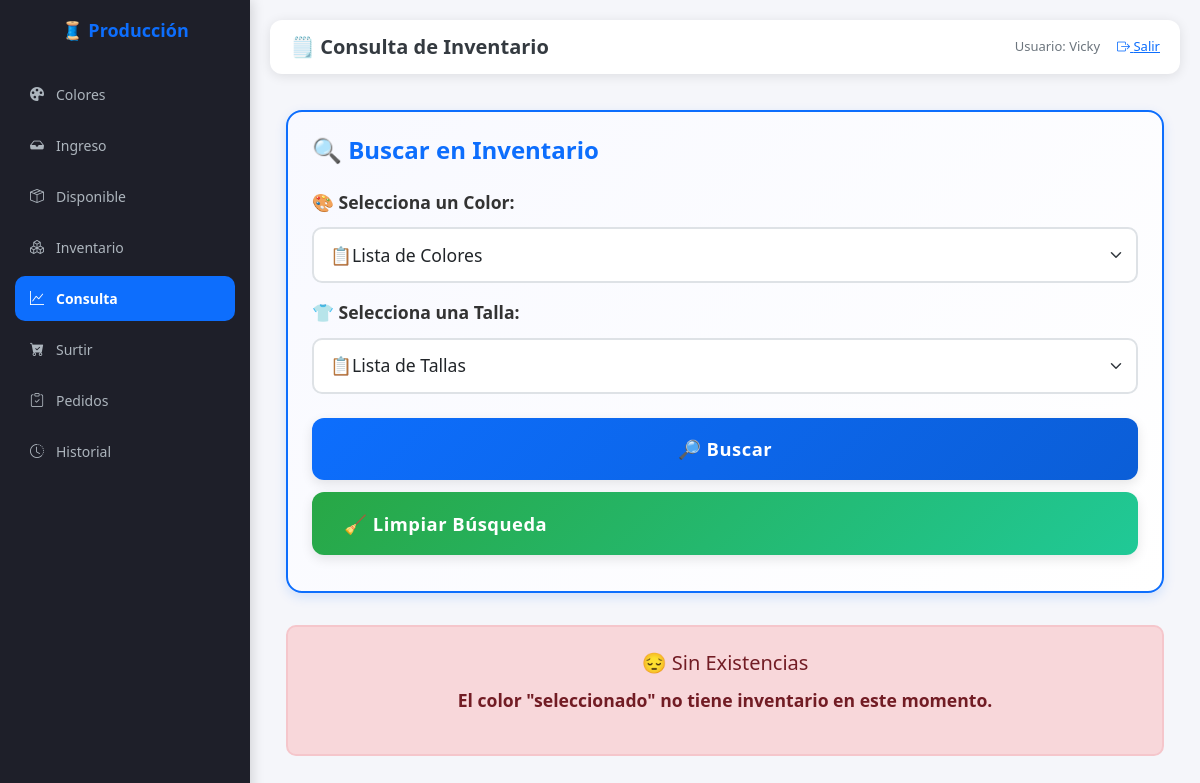
The app's page /consulta?color_id=1 (signed in), older data.
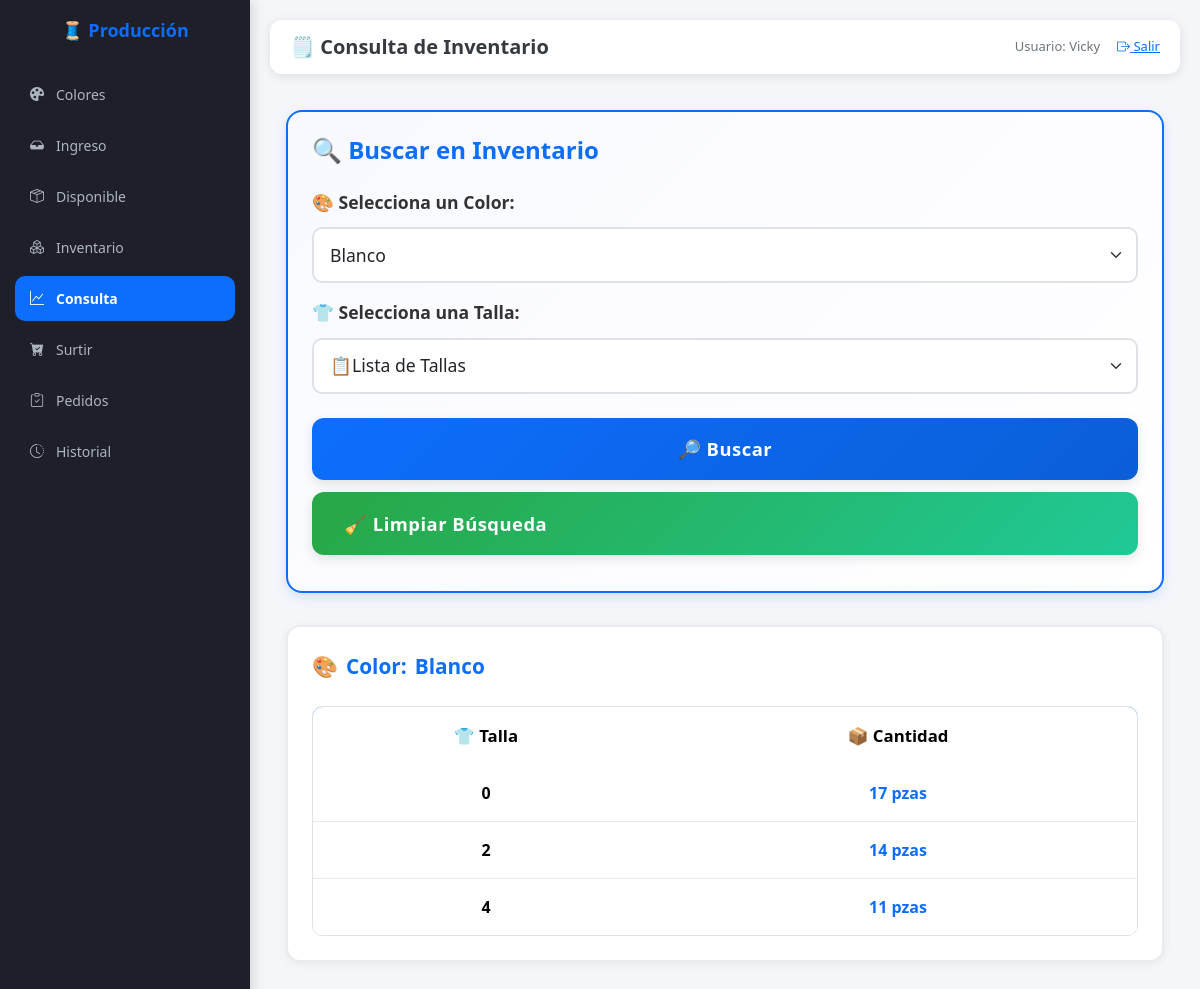
The same page, newer data.
### modelos.py (models this page shows, shortened)
class Color(db.Model):
    __tablename__ = "color"
    id = db.Column(db.Integer, primary_key=True)
    nombre = db.Column(db.String(50), unique=True, nullable=False)
    cortes = db.relationship("Corte", back_populates="color")  # 🔥 aquí
    inventarios = db.relationship("Inventario", back_populates="color")  # 🆕 aquí

class Inventario(db.Model):
    __tablename__ = "inventario"
    id = db.Column(db.Integer, primary_key=True)
    color_id = db.Column(db.Integer, db.ForeignKey("color.id"), nullable=False)
    talla_id = db.Column(db.Integer, db.ForeignKey("talla.id"), nullable=False)
    cantidad = db.Column(db.Integer, nullable=False, default=0)
    status_id = db.Column(db.Integer, db.ForeignKey("status.id"), nullable=False)
    usuario = db.Column(db.String(50), default="sistema")
    observaciones = db.Column(db.Text, nullable=True)
    fecha = db.Column(db.DateTime, default=fecha_local_tijuana, onupdate=datetime.utcnow)
    color = db.relationship("Color", back_populates="inventarios")
    talla = db.relationship("Talla")
    status = db.relationship("Status")
    movimientos = db.relationship("HistorialInventario", back_populates="inventario", cascade="all, delete-orphan")
    salidas = db.relationship("HistorialSalidas", back_populates="inventario", cascade="all, delete-orphan")

class Talla(db.Model):
    __tablename__ = "talla"
    id = db.Column(db.Integer, primary_key=True)
    nombre = db.Column(db.String(10), unique=True, nullable=False)
    costo = db.Column(db.Float, nullable=False, default=0.0)
    producciones = db.relationship("Produccion", back_populates="talla")

### app.py (the view)
@app.route("/consulta")
@login_requerido
def consulta():
    color_id = request.args.get("color_id")
    talla_id = request.args.get("talla_id")
    colores = Color.query.all()
    tallas = Talla.query.all()
    estados = Status.query.all()
    status_en_inventario = Status.query.filter_by(nombre="En_Inventario").first()
    inventarios = db.session.query(Inventario).join(Color).join(Talla).join(Status)
    inventarios = inventarios.order_by(Talla.id.asc())
    inventarios = inventarios.filter(Inventario.status_id == status_en_inventario.id, Inventario.cantidad > 0) #Estatus de "En_Inventario"
    if color_id and color_id != "":
        inventarios = inventarios.filter(Inventario.color_id == color_id)
    if talla_id and talla_id != "":
        inventarios = inventarios.filter(Inventario.talla_id == talla_id)
    inventarios = inventarios.all()
    inventarios_agrupados = {}
    for inv in inventarios:
        color = inv.color.nombre
        if color not in inventarios_agrupados:
            inventarios_agrupados[color] = []
        inventarios_agrupados[color].append(inv)
    colores_con_inventario = {inv.color_id for inv in inventarios}
    colores = [c for c in colores if c.id in colores_con_inventario]
    return render_template(
        "consulta.html",
        colores=colores,
        tallas=tallas,
        estados=estados,
        inventarios=inventarios,
        color_seleccionado=color_id,
        talla_seleccionada=talla_id, inventarios_agrupados=inventarios_agrupados,
    )

### app.py (called while the page is built)
def login_requerido(f):
    @wraps(f)
    def decorador(*args, **kwargs):
        if "usuario" not in session:
            flash("⚠️ Debes iniciar sesión para acceder a esta sección.", "warning")
            return redirect(url_for("login"))
        return f(*args, **kwargs)
    return decorador

### templates/consulta.html (shortened to what this page needs)
{% extends "base.html" %}
{% block header %}🗒️ Consulta de Inventario{% endblock %}
{% block content %}
<div class="consulta-container">
    <div class="card-filtros">
        <h3 class="filtros-titulo">
            🔍 Buscar en Inventario
        </h3>
        <form method="GET" action="{{ url_for('consulta') }}">
            <div class="mb-3">
                <label class="label-filtro">🎨 Selecciona un Color:</label>
                <select name="color_id" class="form-select select-grande">
                    <option value="">📋Lista de Colores</option>
                    {% for c in colores %}
                        <option value="{{ c.id }}" {% if color_seleccionado == c.id|string %}selected{% endif %}>
                            {{ c.nombre }}
                        </option>
                    {% endfor %}
                </select>
            </div>
            <div class="mb-3">
                <label class="label-filtro">👕 Selecciona una Talla:</label>
                <select name="talla_id" class="form-select select-grande">
                    <option value="">📋Lista de Tallas</option>
                </select>
            </div>
            <div class="mt-4">
                <button class="btn-grande btn-buscar" type="submit">
                    🔎 Buscar
                </button>
                <a href="{{ url_for('consulta') }}" class="btn-grande btn-limpiar" style="display: block;">
                    🧹 Limpiar Búsqueda
                </a>
            </div>
        </form>
    </div>
    {% if color_seleccionado and inventarios|length > 0 %}
        <div class="resultados-container">
            <div class="color-titulo">
                🎨 <strong>Color:</strong> {{ inventarios[0].color.nombre }}
            </div>
            <div class="tabla-wrapper">
                <table class="table table-hover tabla-inventario">
                    <thead>
                        <tr>
                            <th>👕 Talla</th>
                            <th>📦 Cantidad</th>
                        </tr>
                    </thead>
                    <tbody>
                        {% for inv in inventarios %}
                            <tr>
                                <td class="fw-bold">{{ inv.talla.nombre }}</td>
                                <td class="fw-bold text-primary">{{ inv.cantidad }} pzas</td>
                            </tr>
                        {% endfor %}
                    </tbody>
                </table>
            </div>
        </div>
    {% elif color_seleccionado and inventarios|length == 0 %}
        <div class="sin-resultados">
            <h5 style="margin-bottom: 0.75rem;">😔 Sin Existencias</h5>
            <p style="margin-bottom: 0.5;">
                El color <strong>"{{ color_seleccionado_nombre or 'seleccionado' }}"</strong>
                no tiene inventario en este momento.
            </p>
        </div>
    {% endif %}
</div>
{% endblock %}

Row changes from the older to the newer data that the page shows:
now on this page (row unchanged): Color: nombre "Blanco"
added Inventario: talla.nombre "0", cantidad "17"
added Inventario: talla.nombre "2", cantidad "14"
added Inventario: talla.nombre "4", cantidad "11"
Text that changed along with them:
form field color_id: "📋Lista de Colores" → "Blanco"
{{ color_seleccionado_nombre or 'seleccionado' }}: "seleccionado" → (not shown)
text no longer shown: "😔 Sin Existencias El color \" \" no tiene inventario en este momento."
text now shown: "🎨 Color: 👕 Talla 📦 Cantidad"
